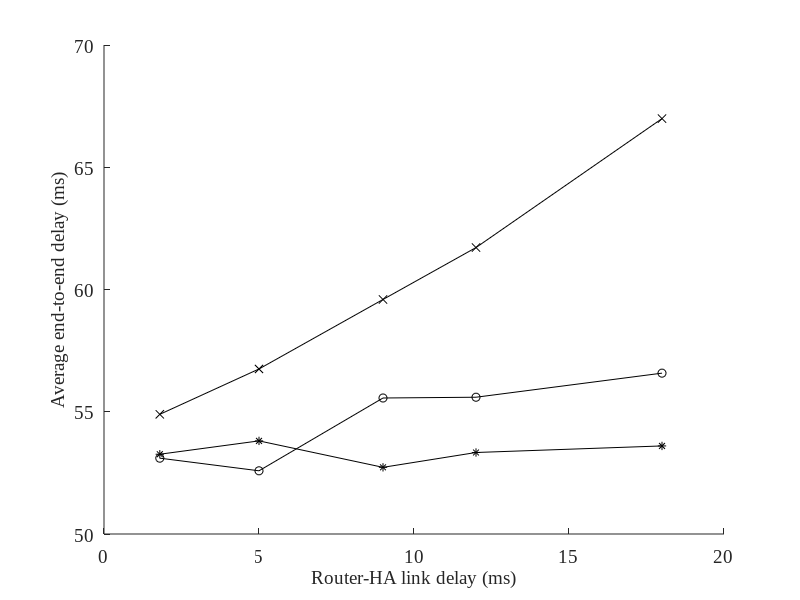

The MATLAB source for this figure: (Note: this script raises an error after producing the figure.)
x = [1.8 5 9 12 18];

miron_l = [53.10160	52.58500	55.56260	55.59400	56.57880];
spd_l = [54.89470	56.74980	59.59180	61.71560	66.98920];
opr_l = [53.26270	53.80850	52.72690	53.33350	53.60210];

plot(x,miron_l,'o-k',x,spd_l,'x-k',x,opr_l,'*-k');
set(gca, 'Box', 'off');

%title('Throughput vs Time')

fs = 14;
fn = 'Times New Roman';
set(gca,'FontName',fn,'FontSize',fs);
xlabel('Router-HA link delay (ms)','FontSize',fs,'FontName',fn);
ylabel('Average end-to-end delay (ms)','FontSize',fs,'FontName',fn);

%axis([1 4 0 120])
fs = 12;
h = legend('MIRON','SPD','OPR',0);
set(h,'FontSize',fs,'FontName',fn,'Location','Best');
set(h,'Interpreter','latex')
set(h, 'Box', 'off');
set(h, 'Color', 'none');
